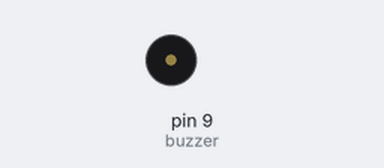
This sketch was run on a simulated Arduino Uno, built with avr-gcc and run on an emulated ATmega328P. On the bench: buzzer (waves = sounding).

Above: at 0.1 s.
At 1.1 s:
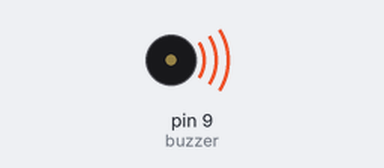
Timing chart, 0 to 2.6 s (numbered marks = the images above):
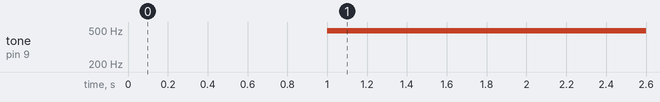

The sketch:

4_buzzer.ino
```cpp
int buzzer=9;
void setup() {
  // put your setup code here, to run once:
  pinMode(buzzer,OUTPUT);
}

void loop() {
  // put your main code here, to run repeatedly:
  for(int i=0;i<=25;i=i+5){
    analogWrite(buzzer,i);
    delay(1000);
  }
  for(int i=255;i>=0;i=i-5){
    analogWrite(buzzer,i);
    delay(1000);
  }
}
```

Measured:
- by itself, tone on pin 9 (buzzer): silent → 490 Hz at 1.0 s
